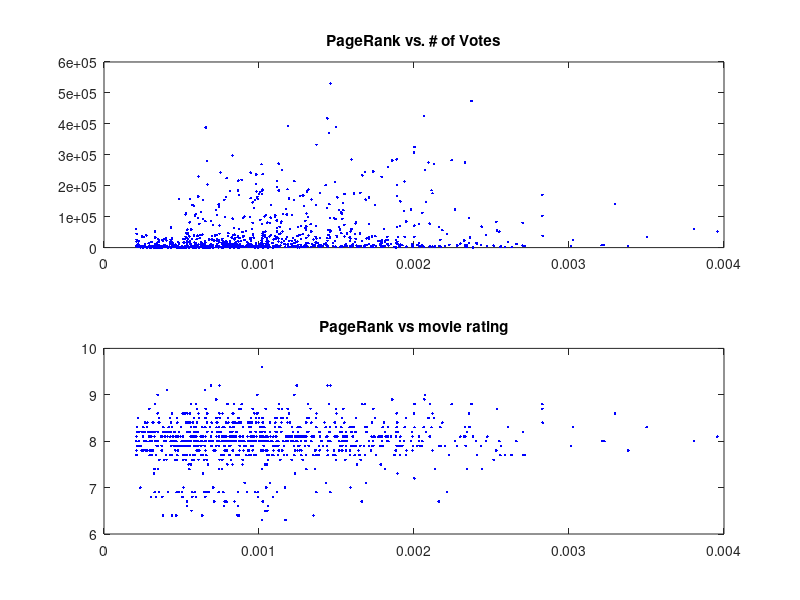

Write MATLAB code to recreate this figure.
%% Construct our page rank matrix 
% Load data
load movies.mat ;

% Construct the matrices C and B
C = sparse(links(:,1), links(:,2), 1, 928, 32326);
B=C*C';

% Remove the diagonal
B = B - diag(diag(B));

% Ignore number of shared actors
B=B>0;

% Normalize these rows; this is the PageRank matrix
P = B*diag(1 ./ sum(B,1));

% Sparsity plot
spy(P)

%%

% initialize values
alpha = .85;
v = ones(size(P,1),1) / size(P,1);

% Simple solve works in this case
pr = (eye(size(P,1)) - alpha*P)\v;

% normalize rank
pr = pr/norm(pr,1);

% sort and display top 5 ranked movies
[pr_sorted , sort_index] = sort(pr, 'descend');

for i= 1:5
    fprintf(1, '%f = %s (%s)\n', ...
    pr_sorted(i), movieName{sort_index(i)}, movieIMDbID{sort_index(i)});
end

%% Jacobi PageRank iteration

maxiter = 1e4; % more than enough
tol = 1e-4; 
alpha =0.85;

% pre-allocate an array to keep track of step length and iteration
iter_alloc = zeros(maxiter ,1);
step_length = zeros(maxiter ,1);

% previous iterate
x_old = zeros(size(P,1),1);

for iter = 1: maxiter
    
	% next iterate
	x_new = alpha*P*x_old + v;

	% calculate convergenc measure
	step_length(iter) = norm(x_new - x_old ,1)/norm(x_new ,1);

	iter_alloc(iter) = iter;

	if step_length(iter) < tol
        break % convergence achieved! end
    end
    
	% update old iterate to current iterate
	x_old = x_new;
    
end

% delete ununsed allocation
step_length = step_length(1:iter);
iter_alloc = iter_alloc(1:iter);

% normalize each solution and compare
x_new = x_new/norm(x_new ,1);

fprintf(1, 'Terminated in %d steps; normed difference in solutions is %f\n',...
iter, norm(x_new - pr))

% create plots
subplot(2,1,1), plot(iter_alloc , step_length)
title('Convergence per iterate , linear scale'); subplot(2,1,2), semilogy(iter_alloc , step_length)
title('Convergence per iterate, log-linear scale')

%% Plots

% PageRank vs. # of votes
subplot(2,1,1), plot(pr, movieVotes , 'b.');
title('PageRank vs. # of Votes')

% PageRank vs. movie rating
subplot(2,1,2), plot(pr, movieRating , 'b.');
title('PageRank vs movie rating')